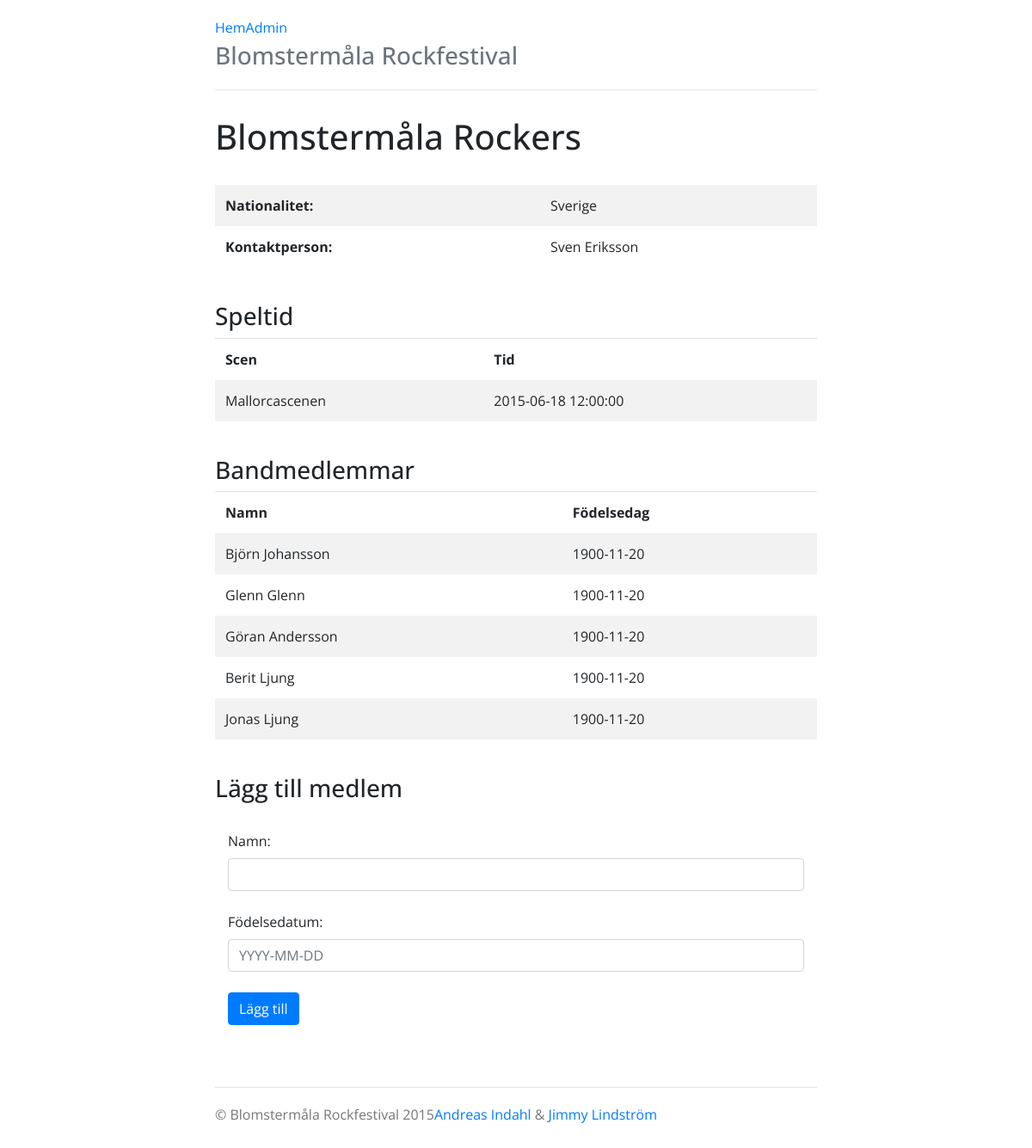
Screenshot of /admin-band.php?id=1 with the database file from the repository.
### tables this page shows
CREATE TABLE IF NOT EXISTS `band` (
  `id` int(11) NOT NULL,
  `namn` varchar(50) NOT NULL,
  `genre` varchar(50) NOT NULL,
  `land` varchar(50) NOT NULL,
  `kontaktperson` int(11) NOT NULL
);

CREATE TABLE IF NOT EXISTS `anstalld` (
  `id` int(11) NOT NULL,
  `namn` varchar(50) NOT NULL,
  `personnummer` varchar(13) NOT NULL
);

CREATE TABLE IF NOT EXISTS `spelschema` (
  `id` int(11) NOT NULL,
  `band_id` int(11) NOT NULL,
  `scen_id` int(11) NOT NULL,
  `starttid` datetime NOT NULL,
  `sluttid` datetime NOT NULL
);

CREATE TABLE IF NOT EXISTS `scen` (
  `id` int(11) NOT NULL,
  `namn` varchar(50) NOT NULL,
  `kapacitet` int(11) NOT NULL
);

CREATE TABLE IF NOT EXISTS `bandmedlem` (
  `id` int(11) NOT NULL,
  `namn` varchar(50) NOT NULL,
  `fdatum` date NOT NULL,
  `band_id` int(11) NOT NULL
);

### lib/classes/Database.php (called while the page is built, shortened)
<?php
	class Database {
		private $pdo, $error = false, $query, $count, $result;
		private static $instance;
		private function __construct() {
			$this->pdo = new PDO(
				'mysql:host=localhost;dbname=rockfestival',
				'root',
				'',
				array(PDO::MYSQL_ATTR_INIT_COMMAND => 'SET NAMES utf8')
			);
		}
		public static function getInstance() {
			if (!isset(self::$instance)) {
				self::$instance = new Database();
			}
			return self::$instance;
		}
		public function query($sql, $params = array()) {
			if($this->query = $this->pdo->prepare($sql)) {
				$x = 1;
				if(count($params)){
					foreach($params as $param){
						$this->query->bindValue($x, $param);
						$x++;
					}
				}
				if($this->query->execute()){
					$this->result = $this->query->fetchAll(PDO::FETCH_OBJ);
					$this->count = $this->query->rowCount();
				}else{
					$this->error = true;
				}
			}
			return $this;
		}
		public function result() {
			return $this->result;
		}
		public function first() {
			return $this->result[0];
		}
		public function count() {
			return $this->count;
		}
	}

### admin-band.php (the view, shortened to what this page needs)
<?php
include 'includes/header.php';
require_once 'lib/classes/Database.php';
$db = Database::getInstance();
if (empty($_GET['id'])) {
	$bands = $db->query("SELECT id, namn, land FROM band ORDER BY namn")->result();
?>
<div class="row">
	<div class="col-md-12">
		<table class="table table-striped">
			<thead>
				<tr>
					<td>Bandnamn</td>
					<td>Nationalitet</td>
				</tr>
			</thead>
			<tbody>
				<?php
					foreach ($bands as $band) {
						echo '
							<tr>
								<td><a href="?id=' . $band->id . '">' . $band->namn . '</a></td>
								<td>' . $band->land . '</td>
							</tr>
						';
					}
				?>
			</tbody>
		</table>
	</div>
</div>
<?php
} else {
	$id = $_GET['id'];
	$band = $db->query("SELECT band.namn, band.land, anstalld.namn AS kontaktperson FROM band
						INNER JOIN anstalld ON anstalld.id = band.kontaktperson
						WHERE band.id = ?", array($id))->first();
	$members = $db->query("SELECT namn, fdatum FROM bandmedlem
							WHERE band_id = ?", array($id))->result();
?>
<div class="row">
	<div class="col-md-12">
		<h1><?php echo $band->namn ?></h1>
		<br>
		<table class="table table-striped">
			<tbody>
				<tr>
					<td><strong>Nationalitet:</strong></td>
					<td><?php echo $band->land ?><br></td>
				</tr>
				<tr>
					<td><strong>Kontaktperson:</strong></td>
					<td><?php echo $band->kontaktperson ?></td>
				</tr>
			</tbody>
		</table>
		<br>
		<h3>Speltid</h3>
		<?php
			$speltider = $db->query("SELECT scen.namn, spelschema.starttid FROM spelschema
							INNER JOIN scen ON scen.id = spelschema.scen_id
							WHERE spelschema.band_id = ?", array($id))->result();
			if (!$db->count()) {
				echo '<em>Bandet har inte fått någon speltid än</em><br><br>';
			} else {
		?>
			<table class="table table-striped">
				<thead>
					<tr>
						<td>Scen</td>
						<td>Tid</td>
					</tr>
				</thead>
				<tbody>
					<?php
						foreach($speltider as $speltid) {
							echo '
								<tr>
									<td>' . $speltid->namn . '</td>
									<td>' . $speltid->starttid . '</td>
								</tr>
							';
						}
					?>
				</tbody>
			</table>
		<?php
			}
		?>
		<br>
		<h3>Bandmedlemmar</h3>
		<table class="table table-striped">
			<thead>
				<tr>
					<td>Namn</td>
					<td>Födelsedag</td>
				</tr>
			</thead>
			<tbody id="bandmember-table">
				<?php
					foreach($members as $member) {
						echo '
							<tr>
								<td>' . $member->namn . '</td>
								<td>' . $member->fdatum . '</td>
							</tr>
						';
					}
				?>
			</tbody>
		</table>
		<br>
		<h3>Lägg till medlem</h3>
		<br>
		<div class="col-md-12">
			<label for="member_namn">Namn:</label>
			<input type="text" id="member_namn" class="form-control">
			<br>
		</div>
		<div class="col-md-12">
			<label for="member_fdatum">Födelsedatum:</label>
			<input type="text" id="member_fdatum" class="form-control" placeholder="YYYY-MM-DD">
			<br>
		</div>
		<div class="col-md-12">
			<button type="button" id="member_button" class="btn btn-primary">Lägg till</button>
		</div>
		<br>
	</div>
</div>
<br><br>
<?php
}
include 'includes/footer.php';
?>

### css/jumbotron-narrow.css (style rules this page uses)
body { padding-top: 20px; padding-bottom: 20px; }

### css/custom.css (style rules this page uses)
body { font-family: 'Open Sans', sans-serif; }
.table-striped thead td { font-weight: bold; }
.table-striped tbody td { border-top: none !important; }

### rows the page displays
band: namn "Blomstermåla Rockers", land "Sverige", kontaktperson.namn "Sven Eriksson"
spelschema: scen.namn "Mallorcascenen", starttid "2015-06-18 12:00:00"
bandmedlem: namn "Björn Johansson", fdatum "1900-11-20"
bandmedlem: namn "Glenn Glenn", fdatum "1900-11-20"
bandmedlem: namn "Göran Andersson", fdatum "1900-11-20"
bandmedlem: namn "Berit Ljung", fdatum "1900-11-20"
bandmedlem: namn "Jonas Ljung", fdatum "1900-11-20"
